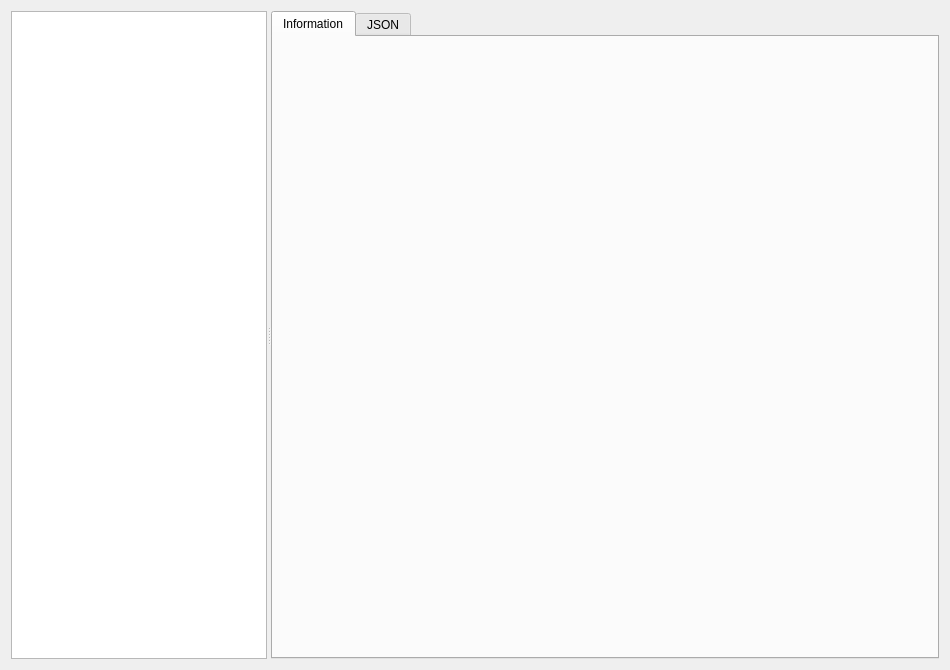
<?xml version="1.0" encoding="UTF-8"?>
<ui version="4.0">
 <class>MappingsPage</class>
 <widget class="QWidget" name="MappingsPage">
  <property name="geometry">
   <rect>
    <x>0</x>
    <y>0</y>
    <width>950</width>
    <height>670</height>
   </rect>
  </property>
  <property name="windowTitle">
   <string>Form</string>
  </property>
  <layout class="QGridLayout" name="gridLayout_2">
   <item row="0" column="0">
    <widget class="QSplitter" name="splitter">
     <property name="orientation">
      <enum>Qt::Horizontal</enum>
     </property>
     <widget class="QWidget" name="layoutWidget">
      <layout class="QGridLayout" name="gridLayout">
       <item row="0" column="0" colspan="2">
        <widget class="QTableView" name="mappings">
         <property name="sizePolicy">
          <sizepolicy hsizetype="Expanding" vsizetype="Expanding">
           <horstretch>3</horstretch>
           <verstretch>0</verstretch>
          </sizepolicy>
         </property>
         <property name="editTriggers">
          <set>QAbstractItemView::NoEditTriggers</set>
         </property>
         <property name="selectionMode">
          <enum>QAbstractItemView::SingleSelection</enum>
         </property>
         <property name="selectionBehavior">
          <enum>QAbstractItemView::SelectRows</enum>
         </property>
         <attribute name="horizontalHeaderStretchLastSection">
          <bool>true</bool>
         </attribute>
        </widget>
       </item>
      </layout>
     </widget>
     <widget class="QTabWidget" name="tabWidget">
      <property name="sizePolicy">
       <sizepolicy hsizetype="Expanding" vsizetype="Expanding">
        <horstretch>5</horstretch>
        <verstretch>0</verstretch>
       </sizepolicy>
      </property>
      <property name="currentIndex">
       <number>0</number>
      </property>
      <widget class="QWidget" name="tab">
       <attribute name="title">
        <string>Information</string>
       </attribute>
       <layout class="QGridLayout" name="gridLayout_3">
        <item row="0" column="0">
         <widget class="MappingView" name="mappingView" native="true"/>
        </item>
       </layout>
      </widget>
      <widget class="QWidget" name="tab_2">
       <attribute name="title">
        <string>JSON</string>
       </attribute>
       <layout class="QGridLayout" name="gridLayout_4">
        <item row="0" column="0">
         <widget class="QTextBrowser" name="json"/>
        </item>
       </layout>
      </widget>
     </widget>
    </widget>
   </item>
  </layout>
 </widget>
 <customwidgets>
  <customwidget>
   <class>MappingView</class>
   <extends>QWidget</extends>
   <header>mappingview.h</header>
   <container>1</container>
  </customwidget>
 </customwidgets>
 <resources/>
 <connections/>
</ui>
